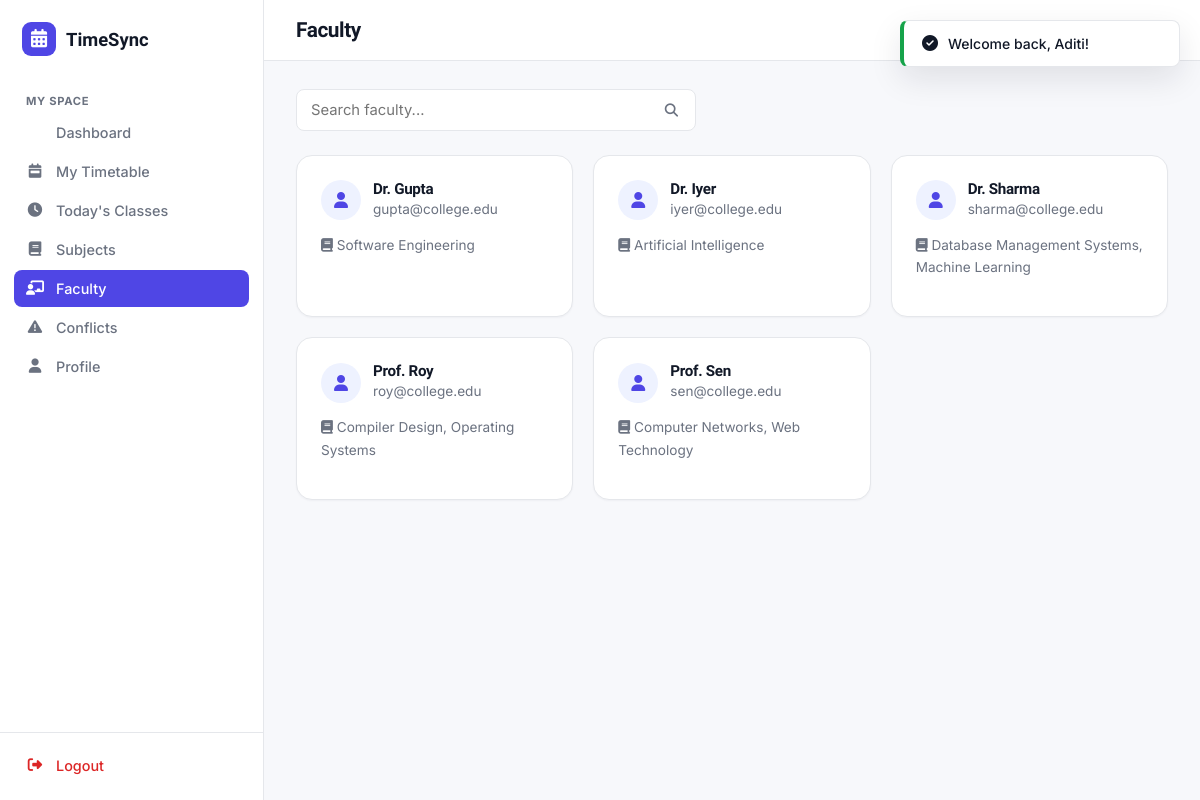
Screenshot of /student/faculty.php (signed in) with the database file from the repository.
### tables this page shows
CREATE TABLE faculty (
    id INT AUTO_INCREMENT PRIMARY KEY,
    name VARCHAR(120) NOT NULL,
    email VARCHAR(150),
    department_id INT NOT NULL,
    FOREIGN KEY (department_id) REFERENCES departments(id) ON DELETE CASCADE
);

### includes/functions.php (called while the page is built, shortened)
<?php
function e(?string $str): string {
    return htmlspecialchars($str ?? '', ENT_QUOTES, 'UTF-8');
}

### student/faculty.php (the view, shortened to what this page needs)
<?php
require_once __DIR__ . '/../includes/functions.php';
$student = getStudentDetails($pdo, currentUserId());
$search = trim($_GET['q'] ?? '');
$sql = "
    SELECT DISTINCT f.id, f.name, f.email, GROUP_CONCAT(DISTINCT sub.subject_name SEPARATOR ', ') AS subjects
    FROM timetables t
    JOIN faculty f ON f.id = t.faculty_id
    JOIN subjects sub ON sub.id = t.subject_id
    WHERE t.section_id = ?
";
$params = [$student['section_id']];
$sql .= " GROUP BY f.id ORDER BY f.name";
$stmt = $pdo->prepare($sql);
$stmt->execute($params);
$facultyList = $stmt->fetchAll();
require_once __DIR__ . '/../includes/header.php';
require_once __DIR__ . '/../includes/sidebar.php';
?>
<div class="main-content">
    <div class="topbar">
        <div class="flex gap-16" style="align-items:center;">
            <h1>Faculty</h1>
        </div>
    </div>
    <div class="page-body">
        <form method="GET" class="mb-24" style="max-width:400px;">
            <div class="input-icon-wrap">
                <input type="text" name="q" class="form-control" placeholder="Search faculty..." value="<?= e($search) ?>">
                <button type="submit" class="icon-btn"><i class="fa-solid fa-magnifying-glass"></i></button>
            </div>
        </form>
        <?php if (!$facultyList): ?>
            <div class="card"><div class="empty-state">
                <div class="empty-icon"><i class="fa-solid fa-chalkboard-user"></i></div>
                <h3>No faculty found</h3>
                <p>Try a different search term.</p>
            </div></div>
        <?php else: ?>
            <div class="grid grid-3">
                <?php foreach ($facultyList as $f): ?>
                    <div class="card card-pad card-hover">
                        <div class="flex gap-12" style="align-items:center;margin-bottom:12px;">
                            <div class="stat-icon" style="border-radius:50%;"><i class="fa-solid fa-user"></i></div>
                            <div>
                                <h3 style="font-size:0.95rem;"><?= e($f['name']) ?></h3>
                                <p class="text-sm" style="margin:0;"><?= e($f['email'] ?: 'No email on file') ?></p>
                            </div>
                        </div>
                        <p class="text-sm"><i class="fa-solid fa-book"></i> <?= e($f['subjects']) ?></p>
                    </div>
                <?php endforeach; ?>
            </div>
        <?php endif; ?>
    </div>
</div>
<?php require_once __DIR__ . '/../includes/footer.php'; ?>

### assets/css/style.css (style rules this page uses)
:root { --primary: #4F46E5; --primary-dark: #4338CA; --primary-light: #EEF2FF; --accent: #0EA5A5; --background: #F7F8FB; --surface: #FFFFFF; --text: #111827; --muted: #6B7280; --border: #E5E7EB; --success: #16A34A; --success-light: #ECFDF3; --warning: #D97706; --warning-light: #FFFBEB; --danger: #DC2626; --danger-light: #FEF2F2; --radius-sm: 8px; --radius: 12px; --radius-lg: 16px; --shadow-sm: 0 1px 2px rgba(17, 24, 39, 0.04); --shadow: 0 4px 16px rgba(17, 24, 39, 0.06); --shadow-lg: 0 12px 32px rgba(17, 24, 39, 0.10); --font-display: 'Sora', sans-serif; --font-body: 'Inter', sans-serif; --sidebar-w: 264px; }
* { box-sizing: border-box; }
body { margin: 0; font-family: var(--font-body); background: var(--background); color: var(--text); -webkit-font-smoothing: antialiased; }
h1, h2, h3, h4, h5, .font-display { font-family: var(--font-display); letter-spacing: -0.02em; color: var(--text); margin: 0; }
p { color: var(--muted); line-height: 1.65; }
.card { background: var(--surface); border: 1px solid var(--border); border-radius: var(--radius-lg); box-shadow: var(--shadow-sm); transition: box-shadow .2s ease, transform .2s ease; }
.card-pad { padding: 24px; }
.stat-icon { width: 40px; height: 40px; border-radius: 10px; display: flex; align-items: center; justify-content: center; background: var(--primary-light); color: var(--primary); flex-shrink: 0; }
.form-control, select.form-control { width: 100%; padding: 11px 14px; border: 1px solid var(--border); border-radius: var(--radius-sm); font-family: var(--font-body); font-size: 0.925rem; background: var(--surface); color: var(--text); transition: border-color .15s ease, box-shadow .15s ease; }
.input-icon-wrap { position: relative; }
.input-icon-wrap .form-control { padding-right: 42px; }
.input-icon-wrap .icon-btn { position: absolute; right: 12px; top: 50%; transform: translateY(-50%); background: none; border: none; color: var(--muted); cursor: pointer; }
.main-content { flex: 1; min-width: 0; }
.topbar { display: flex; align-items: center; justify-content: space-between; padding: 18px 32px; background: var(--surface); border-bottom: 1px solid var(--border); position: sticky; top: 0; z-index: 50; }
.topbar h1 { font-size: 1.3rem; }
.page-body { padding: 28px 32px; max-width: 1400px; }
.grid { display: grid; gap: 20px; }
.grid-3 { grid-template-columns: repeat(3, 1fr); }
.flex { display: flex; }
.gap-12 { gap: 12px; }
.gap-16 { gap: 16px; }
.mb-24 { margin-bottom:24px; }
.text-sm { font-size: 0.85rem; }

### rows the page displays
faculty: name "Dr. Gupta", email "gupta@college.edu", subjects "Software Engineering"
faculty: name "Dr. Iyer", email "iyer@college.edu", subjects "Artificial Intelligence"
faculty: name "Dr. Sharma", email "sharma@college.edu", subjects "Database Management Systems, Machine Learning"
faculty: name "Prof. Roy", email "roy@college.edu", subjects "Compiler Design, Operating Systems"
faculty: name "Prof. Sen", email "sen@college.edu", subjects "Computer Networks, Web Technology"

### other values shown
$link['label'] "Dashboard"
$link['label'] "My Timetable"
$link['label'] "Today's Classes"
$link['label'] "Subjects"
$link['label'] "Faculty"
$link['label'] "Conflicts"
$link['label'] "Profile"
